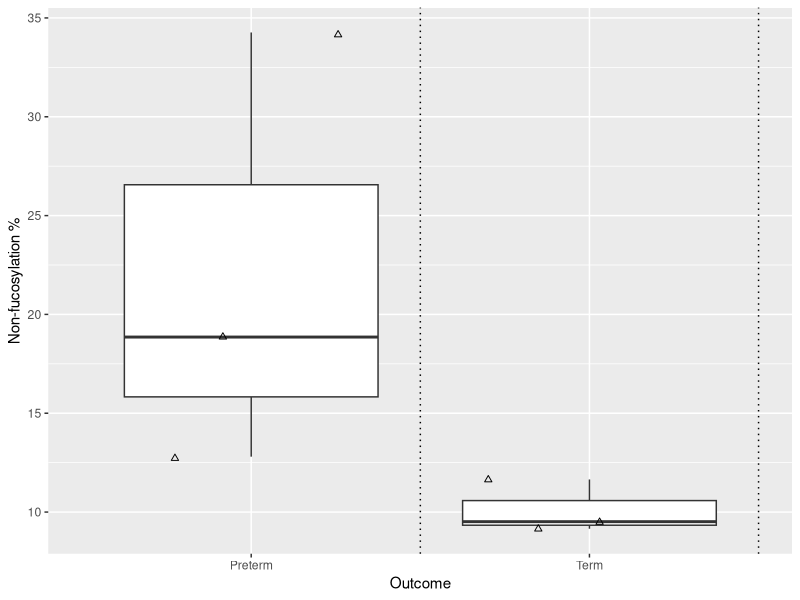
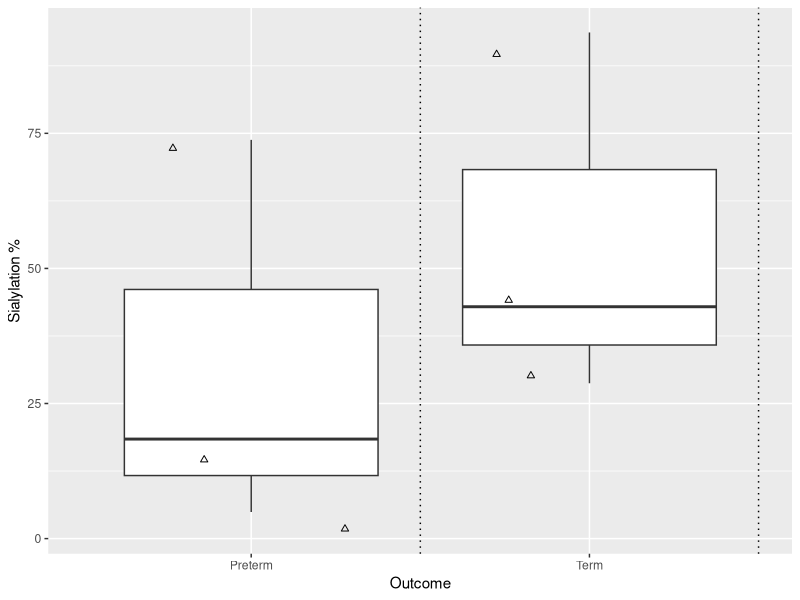

Here is the R script that generated these plots, in order:
############# Load packages, input background information #####

## Load ggplot2 
library(ggplot2)

############# Figure 6 lower panel, Non-fucosylation % #################

## load the data
res=read.csv('Figure_6_lower_panel_non_fucosylation_data.csv')

## replace NA values with 0
res[is.na(res)]=0

## Non-fucosylation %
ggplot(data=subset.data.frame(res, dHex.count==0 &
                                Outcome!='Non-pregnant'),
       aes(Outcome, (dHex_Intensity/Total_Intensity)*100))+
  geom_boxplot(outlier.alpha = 0)+
  geom_point(position=position_jitter(width = 0.3),shape=2)+
  geom_vline(xintercept=1.5+c(0:7), linetype='dotted')+
  labs(y='Non-fucosylation %')

############# Figure 6 lower panel, Sialylation % #################

## load the data
res=read.csv('Figure_6_lower_panel_sialylation_data.csv')

## replace NA values with 0
res[is.na(res)]=0

## Sialylation %
ggplot(data=subset.data.frame(res, Outcome!='Non-pregnant'),
       aes(Outcome, (NeuAc_Intensity/Total_Intensity)*100))+
  geom_boxplot(outlier.alpha = 0)+
  geom_point(position=position_jitter(width = 0.3),shape=2)+
  geom_vline(xintercept=1.5+c(0:7), linetype='dotted')+
  labs(y='Sialylation %')